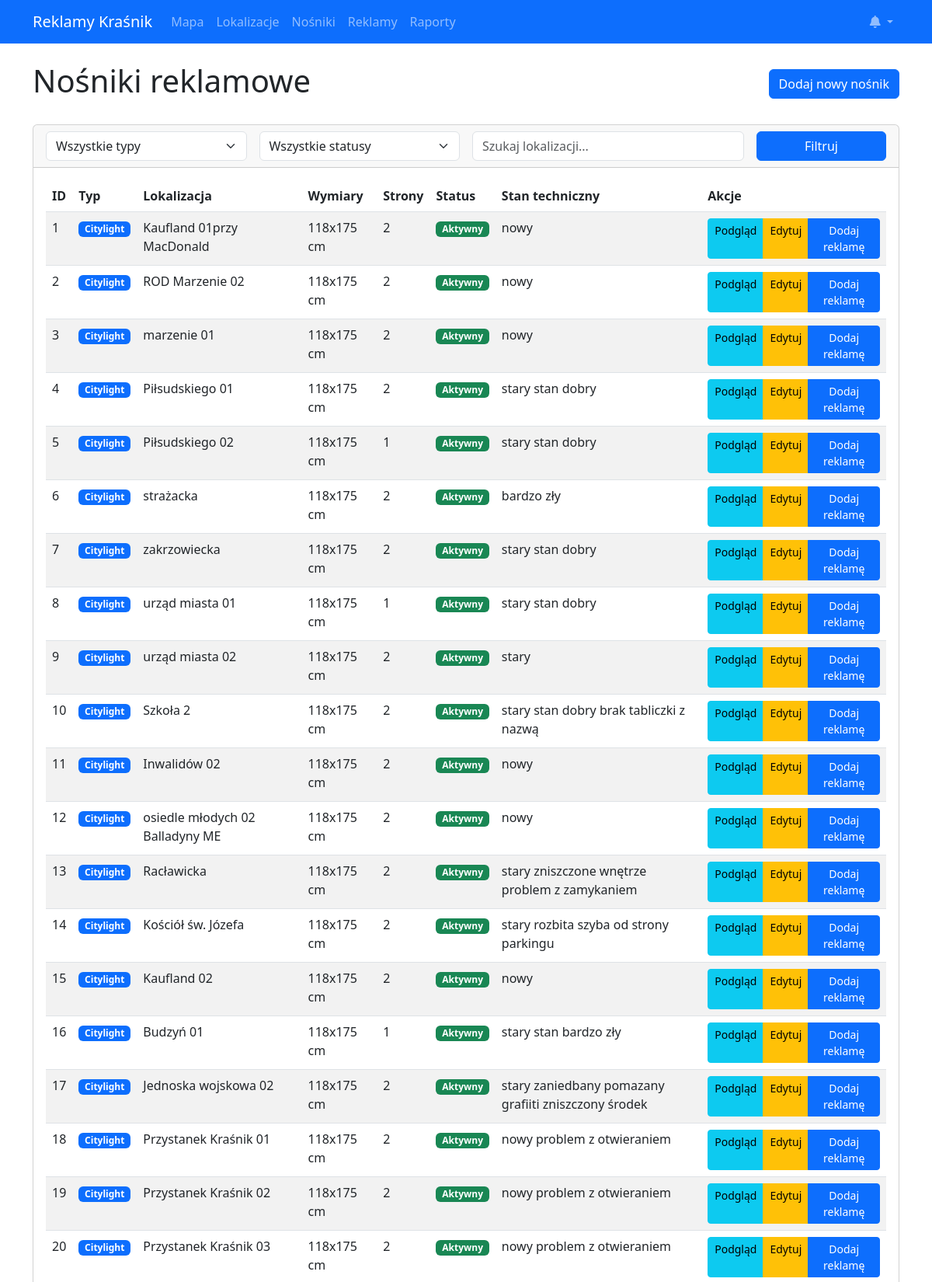
Screenshot of /carriers/ (upper part) with the database file from the repository.
### app/models/ad_carrier.py (models this page shows, shortened)
class AdCarrier(db.Model):
    __tablename__ = 'ad_carriers'
    id = db.Column(db.Integer, primary_key=True)
    location_id = db.Column(db.Integer, db.ForeignKey('locations.id'), nullable=False)
    carrier_type = db.Column(db.String(20), nullable=False)  # 'citylight' lub 'baner'
    sides = db.Column(db.Integer, default=1)  # Liczba stron (1 lub 2)
    dimensions = db.Column(db.String(50))  # Wymiary w cm
    technical_condition = db.Column(db.Text)
    installation_date = db.Column(db.Date)
    last_inspection_date = db.Column(db.Date)
    status = db.Column(db.String(20), default='active')  # 'active', 'damaged', 'repair_needed', 'inactive'
    notes = db.Column(db.Text)
    created_at = db.Column(db.DateTime, default=datetime.utcnow)
    updated_at = db.Column(db.DateTime, default=datetime.utcnow, onupdate=datetime.utcnow)
    location = db.relationship('Location', back_populates='carriers')
    advertisements = db.relationship('Advertisement', back_populates='carrier', lazy='dynamic')

### app/models/location.py (models this page shows, shortened)
class Location(db.Model):
    __tablename__ = 'locations'
    id = db.Column(db.Integer, primary_key=True)
    name = db.Column(db.String(100), nullable=False)
    coordinates = db.Column(db.String(50), nullable=False)  # Format "lat,lon"
    address = db.Column(db.String(255))
    description = db.Column(db.Text)
    active = db.Column(db.Boolean, default=True)
    permanent = db.Column(db.Boolean, default=True)  # Stała lokalizacja (zawsze widoczna)
    created_at = db.Column(db.DateTime, default=datetime.utcnow)
    updated_at = db.Column(db.DateTime, default=datetime.utcnow, onupdate=datetime.utcnow)
    carriers = db.relationship('AdCarrier', back_populates='location', lazy='dynamic')
    @property
    def lat(self):
        """Zwraca szerokość geograficzną."""
        if not self.coordinates:
            return None
        try:
            coords = self.coordinates.replace(' ', '').split(',')
            if len(coords) >= 2:
                return float(coords[0])
            logging.warning(f"Nieprawidłowy format coordinates '{self.coordinates}' dla lokalizacji {self.id}")
            return None
        except (ValueError, IndexError) as e:
            logging.error(f"Błąd parsowania lat z '{self.coordinates}' dla lokalizacji {self.id}: {str(e)}")
            return None
    @property
    def lon(self):
        """Zwraca długość geograficzną."""
        if not self.coordinates:
            return None
        try:
            coords = self.coordinates.replace(' ', '').split(',')
            if len(coords) >= 2:
                return float(coords[1])
            logging.warning(f"Nieprawidłowy format coordinates '{self.coordinates}' dla lokalizacji {self.id}")
            return None
        except (ValueError, IndexError) as e:
            logging.error(f"Błąd parsowania lon z '{self.coordinates}' dla lokalizacji {self.id}: {str(e)}")
            return None

### app/routes/carrier_routes.py (the view)
@carrier_bp.route('/')
def index():
    carrier_type = request.args.get('type')
    status = request.args.get('status')
    search = request.args.get('search')
    query = AdCarrier.query
    if carrier_type:
        query = query.filter_by(carrier_type=carrier_type)
    if status:
        query = query.filter_by(status=status)
    if search:
        query = query.join(Location).filter(Location.name.ilike(f'%{search}%'))
    carriers = query.order_by(AdCarrier.id).all()
    return render_template('carriers/index.html', carriers=carriers)

### app/templates/carriers/index.html (shortened to what this page needs)
{% extends "base.html" %}
{% block content %}
<div class="d-flex justify-content-between align-items-center mb-4">
    <h1>Nośniki reklamowe</h1>
    <div>
        <a href="{{ url_for('carrier.add') }}" class="btn btn-primary">Dodaj nowy nośnik</a>
    </div>
</div>
<div class="card">
    <div class="card-header">
        <form class="row g-3" method="GET">
            <div class="col-md-3">
                <select class="form-select" name="type">
                    <option value="">Wszystkie typy</option>
                </select>
            </div>
            <div class="col-md-3">
                <select class="form-select" name="status">
                    <option value="">Wszystkie statusy</option>
                </select>
            </div>
            <div class="col-md-4">
                <input type="text" class="form-control" name="search" placeholder="Szukaj lokalizacji..." value="{{ request.args.get('search', '') }}">
            </div>
            <div class="col-md-2">
                <button type="submit" class="btn btn-primary w-100">Filtruj</button>
            </div>
        </form>
    </div>
    <div class="card-body">
        <div class="table-responsive">
            <table class="table table-striped">
                <thead>
                    <tr>
                        <th>ID</th>
                        <th>Typ</th>
                        <th>Lokalizacja</th>
                        <th>Wymiary</th>
                        <th>Strony</th>
                        <th>Status</th>
                        <th>Stan techniczny</th>
                        <th>Akcje</th>
                    </tr>
                </thead>
                <tbody>
                    {% for carrier in carriers %}
                    <tr>
                        <td>{{ carrier.id }}</td>
                        <td>
                            {% if carrier.carrier_type == 'citylight' %}
                                <span class="badge bg-primary">Citylight</span>
                            {% elif carrier.carrier_type == 'baner' %}
                                <span class="badge bg-danger">Baner</span>
                            {% else %}
                                {{ carrier.carrier_type }}
                            {% endif %}
                        </td>
                        <td>{{ carrier.location.name if carrier.location else 'Brak' }}</td>
                        <td>{{ carrier.dimensions or 'Nie określono' }}</td>
                        <td>{{ carrier.sides }}</td>
                        <td>
                            {% if carrier.status == 'active' %}
                                <span class="badge bg-success">Aktywny</span>
                            {% elif carrier.status == 'damaged' %}
                                <span class="badge bg-warning text-dark">Uszkodzony</span>
                            {% elif carrier.status == 'repair_needed' %}
                                <span class="badge bg-warning">Wymaga naprawy</span>
                            {% else %}
                                <span class="badge bg-secondary">Nieaktywny</span>
                            {% endif %}
                        </td>
                        <td>{{ carrier.technical_condition or 'Nie określono' }}</td>
                        <td>
                            <div class="btn-group">
                                <a href="{{ url_for('carrier.view', carrier_id=carrier.id) }}" class="btn btn-sm btn-info">Podgląd</a>
                                <a href="{{ url_for('carrier.edit', carrier_id=carrier.id) }}" class="btn btn-sm btn-warning">Edytuj</a>
                                <a href="{{ url_for('ad.add', carrier_id=carrier.id) }}" class="btn btn-sm btn-primary">Dodaj reklamę</a>
                            </div>
                        </td>
                    </tr>
                    {% else %}
                    <tr>
                        <td colspan="8" class="text-center">Brak nośników reklamowych.</td>
                    </tr>
                    {% endfor %}
                </tbody>
            </table>
        </div>
    </div>
</div>
{% endblock %}

### rows the page displays
AdCarrier: id "1", carrier_type "Citylight", location "Kaufland 01przy MacDonald", dimensions "118x175 cm", sides "2", status "Aktywny", technical_condition "nowy"
AdCarrier: id "2", carrier_type "Citylight", location "ROD Marzenie 02", dimensions "118x175 cm", sides "2", status "Aktywny", technical_condition "nowy"
AdCarrier: id "3", carrier_type "Citylight", location "marzenie 01", dimensions "118x175 cm", sides "2", status "Aktywny", technical_condition "nowy"
AdCarrier: id "4", carrier_type "Citylight", location "Piłsudskiego 01", dimensions "118x175 cm", sides "2", status "Aktywny", technical_condition "stary stan dobry"
AdCarrier: id "5", carrier_type "Citylight", location "Piłsudskiego 02", dimensions "118x175 cm", sides "1", status "Aktywny", technical_condition "stary stan dobry"
AdCarrier: id "6", carrier_type "Citylight", location "strażacka", dimensions "118x175 cm", sides "2", status "Aktywny", technical_condition "bardzo zły"
AdCarrier: id "7", carrier_type "Citylight", location "zakrzowiecka", dimensions "118x175 cm", sides "2", status "Aktywny", technical_condition "stary stan dobry"
AdCarrier: id "8", carrier_type "Citylight", location "urząd miasta 01", dimensions "118x175 cm", sides "1", status "Aktywny", technical_condition "stary stan dobry"
AdCarrier: id "9", carrier_type "Citylight", location "urząd miasta 02", dimensions "118x175 cm", sides "2", status "Aktywny", technical_condition "stary"
AdCarrier: id "10", carrier_type "Citylight", location "Szkoła 2", dimensions "118x175 cm", sides "2", status "Aktywny", technical_condition "stary stan dobry brak tabliczki z nazwą"
AdCarrier: id "11", carrier_type "Citylight", location "Inwalidów 02", dimensions "118x175 cm", sides "2", status "Aktywny", technical_condition "nowy"
AdCarrier: id "12", carrier_type "Citylight", location "osiedle młodych 02 Balladyny ME", dimensions "118x175 cm", sides "2", status "Aktywny", technical_condition "nowy"
AdCarrier: id "13", carrier_type "Citylight", location "Racławicka", dimensions "118x175 cm", sides "2", status "Aktywny", technical_condition "stary zniszczone wnętrze problem z zamykaniem"
AdCarrier: id "14", carrier_type "Citylight", location "Kościół św. Józefa", dimensions "118x175 cm", sides "2", status "Aktywny", technical_condition "stary rozbita szyba od strony parkingu"
AdCarrier: id "15", carrier_type "Citylight", location "Kaufland 02", dimensions "118x175 cm", sides "2", status "Aktywny", technical_condition "nowy"
AdCarrier: id "16", carrier_type "Citylight", location "Budzyń 01", dimensions "118x175 cm", sides "1", status "Aktywny", technical_condition "stary stan bardzo zły"
AdCarrier: id "17", carrier_type "Citylight", location "Jednoska wojskowa 02", dimensions "118x175 cm", sides "2", status "Aktywny", technical_condition "stary zaniedbany pomazany grafiiti zniszczony środek"
AdCarrier: id "18", carrier_type "Citylight", location "Przystanek Kraśnik 01", dimensions "118x175 cm", sides "2", status "Aktywny", technical_condition "nowy problem z otwieraniem"
AdCarrier: id "19", carrier_type "Citylight", location "Przystanek Kraśnik 02", dimensions "118x175 cm", sides "2", status "Aktywny", technical_condition "nowy problem z otwieraniem"
AdCarrier: id "20", carrier_type "Citylight", location "Przystanek Kraśnik 03", dimensions "118x175 cm", sides "2", status "Aktywny", technical_condition "nowy problem z otwieraniem"
